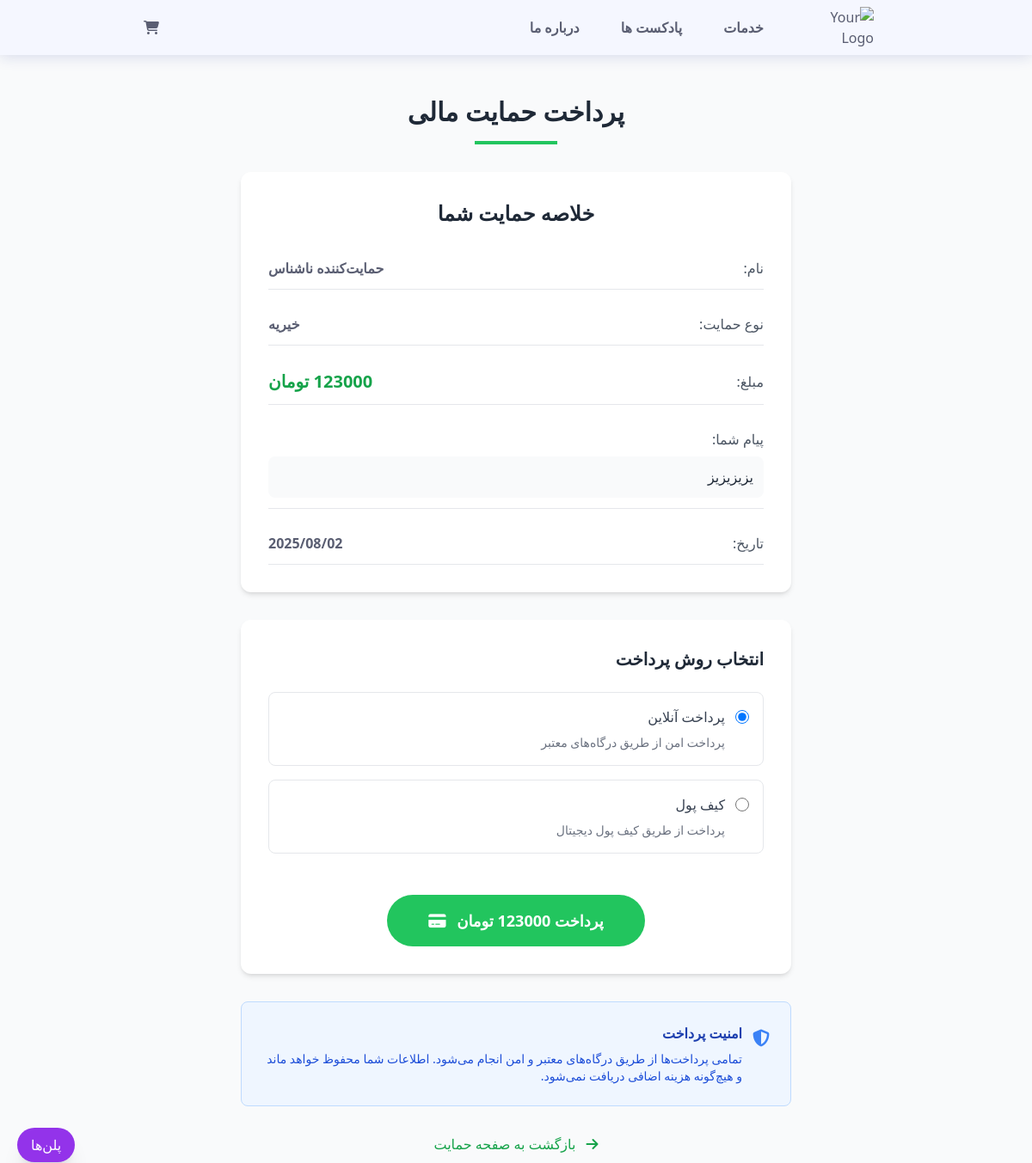
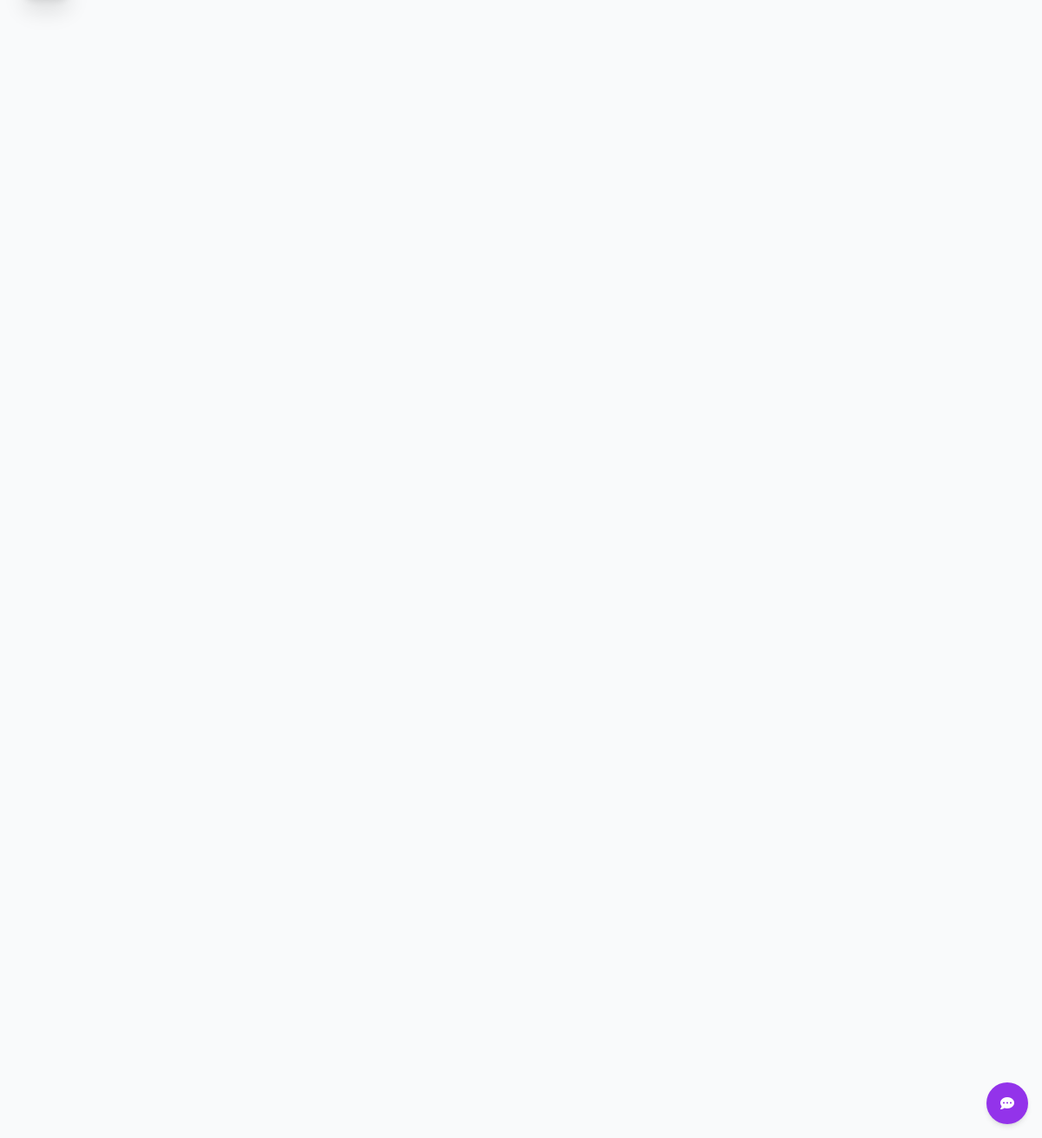
The page /donation/payment/1/ on the database its author committed (2 pictures, top to bottom).
### us/models.py (models this page shows, shortened)
class Donation(models.Model):
    DONATION_TYPES = [
        ('charity', 'خیریه'),
        ('support', 'حمایت از پروژه'),
        ('general', 'حمایت عمومی'),
    ]
    STATUS_CHOICES = [
        ('pending', 'در انتظار پرداخت'),
        ('completed', 'پرداخت شده'),
        ('failed', 'ناموفق'),
        ('cancelled', 'لغو شده'),
    ]
    donor_name = models.CharField(max_length=100, verbose_name='نام اهداکننده', blank=True, null=True)
    donor_phone = models.CharField(max_length=11, verbose_name='شماره تلفن')
    donor_email = models.EmailField(verbose_name='ایمیل', blank=True, null=True)
    amount = models.DecimalField(max_digits=10, decimal_places=0, verbose_name='مبلغ (تومان)')
    donation_type = models.CharField(max_length=20, choices=DONATION_TYPES, default='charity', verbose_name='نوع حمایت')
    message = models.TextField(verbose_name='پیام', blank=True, null=True)
    is_anonymous = models.BooleanField(default=False, verbose_name='حمایت ناشناس')
    status = models.CharField(max_length=10, choices=STATUS_CHOICES, default='pending', verbose_name='وضعیت')
    payment_id = models.CharField(max_length=100, blank=True, null=True, verbose_name='شناسه پرداخت')
    created_at = models.DateTimeField(auto_now_add=True, verbose_name='تاریخ ایجاد')
    updated_at = models.DateTimeField(auto_now=True, verbose_name='تاریخ بروزرسانی')
    class Meta:
        verbose_name = "حمایت مالی"
        verbose_name_plural = "حمایت‌های مالی"
        ordering = ['-created_at']

### us/views.py (the view, shortened to what this page needs)
# urls.py: path('donation/payment/<int:donation_id>/', views.donation_payment_view, name='donation_payment'),
def donation_payment_view(request, donation_id):
    donation = get_object_or_404(Donation, id=donation_id)
    context = {
        'donation': donation,
    }
    return render(request, 'us/donation_payment.html', context)

### us/context_processors.py (called while the page is built)
def cart_count(request):
    if request.session.session_key:
        try:
            cart = Cart.objects.get(session_key=request.session.session_key)
            return {'cart_count': cart.items.count()}
        except Cart.DoesNotExist:
            return {'cart_count': 0}
    return {'cart_count': 0}

### us/templates/us/donation_payment.html (shortened to what this page needs)
{% extends 'base.html' %}
{% load static %}
{% block content %}
<main class="min-h-screen bg-gray-50 py-12">
    <div class="max-w-2xl mx-auto px-4">
        <div class="text-center mb-8 mt-16">
            <h1 class="text-3xl font-bold text-gray-800 mb-4">پرداخت حمایت مالی</h1>
            <div class="w-24 h-1 bg-green-500 mx-auto"></div>
        </div>
        <div class="bg-white rounded-xl shadow-md p-8 mb-8">
            <h2 class="text-2xl font-bold text-gray-800 mb-6 text-center">خلاصه حمایت شما</h2>
            <div class="space-y-4">
                <div class="flex justify-between items-center py-3 border-b border-gray-200">
                    <span class="text-gray-600">نام:</span>
                    <span class="font-semibold">
                        {% if donation.is_anonymous %}
                            حمایت‌کننده ناشناس
                        {% else %}
                            {{ donation.donor_name|default:"نامشخص" }}
                        {% endif %}
                    </span>
                </div>
                <div class="flex justify-between items-center py-3 border-b border-gray-200">
                    <span class="text-gray-600">نوع حمایت:</span>
                    <span class="font-semibold">{{ donation.get_donation_type_display }}</span>
                </div>
                <div class="flex justify-between items-center py-3 border-b border-gray-200">
                    <span class="text-gray-600">مبلغ:</span>
                    <span class="font-bold text-green-600 text-xl">{{ donation.amount|floatformat:0 }} تومان</span>
                </div>
                {% if donation.message %}
                <div class="py-3 border-b border-gray-200">
                    <span class="text-gray-600 block mb-2">پیام شما:</span>
                    <p class="text-gray-800 bg-gray-50 p-3 rounded-lg">{{ donation.message }}</p>
                </div>
                {% endif %}
                <div class="flex justify-between items-center py-3 border-b border-gray-200">
                    <span class="text-gray-600">تاریخ:</span>
                    <span class="font-semibold">{{ donation.created_at|date:"Y/m/d" }}</span>
                </div>
            </div>
        </div>
        <div class="bg-white rounded-xl shadow-md p-8">
            <h3 class="text-xl font-bold text-gray-800 mb-6">انتخاب روش پرداخت</h3>
            <form method="post" class="space-y-6">
                <div class="space-y-4">
                    <div class="border border-gray-200 rounded-lg p-4 hover:border-green-500 cursor-pointer">
                        <div class="flex items-center">
                            <input type="radio" name="payment_method" value="online" id="online" class="w-4 h-4 text-green-600" checked>
                            <label for="online" class="mr-3 text-gray-700 font-medium">پرداخت آنلاین</label>
                        </div>
                        <p class="text-sm text-gray-500 mt-2 mr-7">پرداخت امن از طریق درگاه‌های معتبر</p>
                    </div>
                    <div class="border border-gray-200 rounded-lg p-4 hover:border-green-500 cursor-pointer">
                        <div class="flex items-center">
                            <input type="radio" name="payment_method" value="wallet" id="wallet" class="w-4 h-4 text-green-600">
                            <label for="wallet" class="mr-3 text-gray-700 font-medium">کیف پول</label>
                        </div>
                        <p class="text-sm text-gray-500 mt-2 mr-7">پرداخت از طریق کیف پول دیجیتال</p>
                    </div>
                </div>
                <div class="text-center pt-6">
                    <button type="submit" class="bg-green-500 hover:bg-green-600 text-white font-bold py-4 px-12 rounded-full transition duration-300 text-lg">
                        پرداخت {{ donation.amount|floatformat:0 }} تومان
                        <i class="fas fa-credit-card mr-2"></i>
                    </button>
                </div>
            </form>
        </div>
        <div class="bg-blue-50 border border-blue-200 rounded-lg p-6 mt-8">
            <div class="flex items-start">
                <i class="fas fa-shield-alt text-blue-500 text-xl mt-1 ml-3"></i>
                <div>
                    <h4 class="font-semibold text-blue-800 mb-2">امنیت پرداخت</h4>
                    <p class="text-blue-700 text-sm">
                        تمامی پرداخت‌ها از طریق درگاه‌های معتبر و امن انجام می‌شود.
                        اطلاعات شما محفوظ خواهد ماند و هیچ‌گونه هزینه اضافی دریافت نمی‌شود.
                    </p>
                </div>
            </div>
        </div>
        <div class="text-center mt-8">
            <a href="{% url 'us:donation' %}" class="text-green-600 hover:text-green-700 font-medium">
                <i class="fas fa-arrow-right ml-2"></i>
                بازگشت به صفحه حمایت
            </a>
        </div>
    </div>
</main>
{% endblock %}

### static/css/styles.css (style rules this page uses)
body { font-family: 'Vazir', 'IRANSans', sans-serif; background-color: #f8f9fa; }
* { box-sizing: border-box; padding: 0; margin: 0; }
html { scroll-behavior: smooth; }
body, input, button { font-family: var(--body-font); font-size: var(--normal-font-size); }
body { background-color: var(--body-color); color: var(--text-color); }
input, button { border: none; outline: none; }
a { text-decoration: none; }
:root { --header-height: 2rem; --first-color: hsl(291, 60%, 42%); --title-color: hsl(230, 12%, 40%); --text-color: hsl(230, 12%, 40%); --body-color: hsl(230, 100%, 98%); --container-color: hsl(230, 100%, 97%); --border-color: hsl(230, 25%, 80%); --h2-font-size: 1.25rem; --normal-font-size: .938rem; --font-regular: 400; --font-medium: 500; --font-semi-bold: 600; --z-fixed: 100; --z-modal: 1000; }
@media screen and (min-width: 1023px) { :root { --h2-font-size: 1.5rem; --normal-font-size: 1rem; } }

### rows shown on the page
Donation: donation_type "خیریه", amount "123000", message "یزیزیزیز", created_at "2025/08/02"
